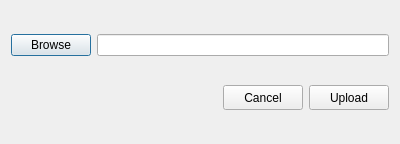
<?xml version="1.0" encoding="UTF-8"?>
<ui version="4.0">
 <class>DialogUploadSQL</class>
 <widget class="QDialog" name="DialogUploadSQL">
  <property name="geometry">
   <rect>
    <x>0</x>
    <y>0</y>
    <width>400</width>
    <height>144</height>
   </rect>
  </property>
  <property name="windowTitle">
   <string>Import Data</string>
  </property>
  <layout class="QVBoxLayout" name="verticalLayout">
   <item>
    <layout class="QHBoxLayout" name="horizontalLayout">
     <item>
      <widget class="QPushButton" name="pushButton_browse">
       <property name="maximumSize">
        <size>
         <width>100</width>
         <height>25</height>
        </size>
       </property>
       <property name="text">
        <string>Browse</string>
       </property>
      </widget>
     </item>
     <item>
      <widget class="QLineEdit" name="lineEdit"/>
     </item>
    </layout>
   </item>
   <item>
    <layout class="QHBoxLayout" name="horizontalLayout_2">
     <item>
      <widget class="QLabel" name="label_status">
       <property name="text">
        <string/>
       </property>
      </widget>
     </item>
     <item>
      <spacer name="horizontalSpacer">
       <property name="orientation">
        <enum>Qt::Horizontal</enum>
       </property>
       <property name="sizeHint" stdset="0">
        <size>
         <width>40</width>
         <height>20</height>
        </size>
       </property>
      </spacer>
     </item>
     <item>
      <widget class="QPushButton" name="pushButton_Cancel">
       <property name="maximumSize">
        <size>
         <width>100</width>
         <height>25</height>
        </size>
       </property>
       <property name="text">
        <string>Cancel</string>
       </property>
      </widget>
     </item>
     <item>
      <widget class="QPushButton" name="pushButton_Upload">
       <property name="maximumSize">
        <size>
         <width>100</width>
         <height>25</height>
        </size>
       </property>
       <property name="text">
        <string>Upload</string>
       </property>
      </widget>
     </item>
    </layout>
   </item>
  </layout>
 </widget>
 <resources/>
 <connections>
  <connection>
   <sender>pushButton_Cancel</sender>
   <signal>clicked()</signal>
   <receiver>DialogUploadSQL</receiver>
   <slot>reject()</slot>
   <hints>
    <hint type="sourcelabel">
     <x>194</x>
     <y>52</y>
    </hint>
    <hint type="destinationlabel">
     <x>199</x>
     <y>37</y>
    </hint>
   </hints>
  </connection>
 </connections>
</ui>
